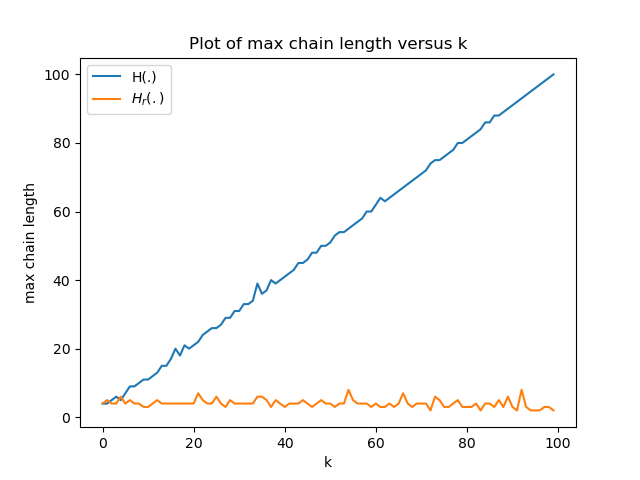

Here is the Python script that generated this plot:
import random
from collections import Counter
import matplotlib.pyplot as plt


M = 10000
p = 10007
n = 100

def gen_sk(k: int):
    sk = [i * n for i in range(k)]
    for _ in range(k, n):
        sk.append(random.randint(0, M - 1))
    return sk

def H(Sk: list):
    return [s % n for s in Sk]


def Hr(Sk: list):
    r = random.randint(1, p - 1)
    return [(r * s % p) % n for s in Sk]


def get_max_length(hashes: list):
    counts = Counter(hashes)
    return counts.most_common(1)[0][1]


if __name__ == "__main__":
    H_vals, Hr_vals = [], []
    for k in range(1, n + 1):
        Sk = gen_sk(k)
        H_vals.append(get_max_length(H(Sk)))
        Hr_vals.append(get_max_length(Hr(Sk)))

    ax = plt.axes()
    ax.set_xlabel("k")
    ax.set_ylabel("max chain length")
    ax.set_title("Plot of max chain length versus k")
    ax.plot(H_vals, label="H(.)")
    ax.plot(Hr_vals, label="$H_r(.)$")
    ax.legend()
    plt.savefig("4c.png")
